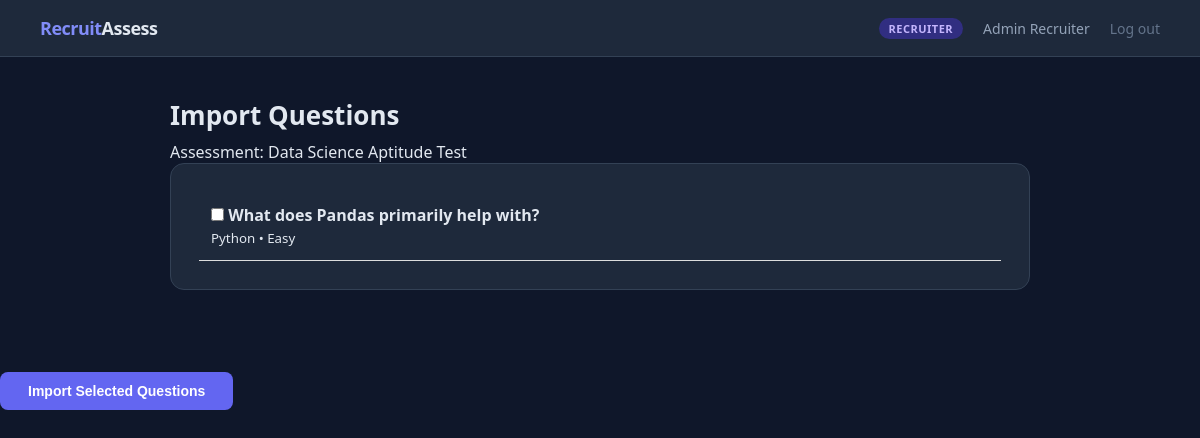
The app's page /recruiter/1/import-questions (signed in) with its own data.
### tables this page shows
CREATE TABLE assessments (
        id          INTEGER PRIMARY KEY AUTOINCREMENT,
        title       TEXT NOT NULL,
        description TEXT,
        created_by  INTEGER,
        time_limit  INTEGER DEFAULT 60,
        is_active   INTEGER DEFAULT 1,
        created_at  DATETIME DEFAULT CURRENT_TIMESTAMP,
        FOREIGN KEY (created_by) REFERENCES users(id)
    );

CREATE TABLE question_bank (
    id             INTEGER PRIMARY KEY AUTOINCREMENT,
    question_text  TEXT NOT NULL,
    option_a       TEXT NOT NULL,
    option_b       TEXT NOT NULL,
    option_c       TEXT NOT NULL,
    option_d       TEXT NOT NULL,
    correct_option TEXT NOT NULL,
    category       TEXT DEFAULT 'General',
    difficulty     TEXT DEFAULT 'Medium'
);

### app.py (the view, shortened to what this page needs)
@app.route('/recruiter/<int:assessment_id>/import-questions', methods=['GET', 'POST'])
def import_questions(assessment_id):
    guard = login_required('recruiter')
    if guard:
        return guard
    from database import (
        get_question_bank,
        get_conn
    )
    assessment = get_assessment(assessment_id)
    questions = get_question_bank()
    return render_template(
        'import_questions.html',
        assessment=assessment,
        questions=questions
    )

### app.py (called while the page is built)
def login_required(role=None):
    if 'user_id' not in session:
        return redirect(url_for('login'))
    if role and session.get('role') != role:
        return redirect(url_for('dashboard'))
    return None

### database.py (called while the page is built)
def get_conn():
    conn = sqlite3.connect(DB)
    conn.row_factory = sqlite3.Row   # lets you access columns by name like dict
    return conn

def get_assessment(assessment_id):
    conn = get_conn()
    row = conn.execute("SELECT * FROM assessments WHERE id=?", (assessment_id,)).fetchone()
    conn.close()
    return dict(row) if row else None

def get_question_bank():
    conn = get_conn()
    rows = conn.execute('''
        SELECT *
        FROM question_bank
        ORDER BY category, difficulty
    ''').fetchall()
    conn.close()
    return rows

### templates/import_questions.html (shortened to what this page needs)
{% extends "base.html" %}
{% block content %}
<div class="container">
    <h1 class="page-title">
        Import Questions
    </h1>
    <p>
        Assessment: {{ assessment.title }}
    </p>
    <form method="POST">
<div class="card">
        {% for q in questions %}
        <div style="padding:12px;border-bottom:1px solid #ddd">
            <input
    type="checkbox"
    name="question_ids"
    value="{{ q.id }}"
>
            <strong>{{ q.question_text }}</strong>
            <br>
            <small>
                {{ q.category }} • {{ q.difficulty }}
            </small>
        </div>
        {% endfor %}
    </div>
    </div>
<br>
<button type="submit" class="btn btn-primary">
    Import Selected Questions
</button>
{% endblock %}

### templates/base.html (style rules this page uses)
* { margin:0; padding:0; box-sizing:border-box; }
body { font-family:'Segoe UI',sans-serif; background:#0f172a; color:#e2e8f0; min-height:100vh; }
.container { max-width:900px; margin:0 auto; padding:40px 20px; }
.page-title { font-size:26px; font-weight:700; margin-bottom:8px; }
.card { background:#1e293b; border:1px solid #334155; border-radius:14px; padding:28px; margin-bottom:20px; }
.btn { display:inline-block; padding:11px 28px; border-radius:8px; font-size:14px; font-weight:600; cursor:pointer; text-decoration:none; border:none; transition:all .2s; }
.btn-primary { background:#6366f1; color:#fff; }

### records on screen
assessments: title "Data Science Aptitude Test"
question_bank: question_text "What does Pandas primarily help with?", category "Python", difficulty "Easy"

### other values on screen
{{ session.role }} "RECRUITER"
{{ session.name }} "Admin Recruiter"
